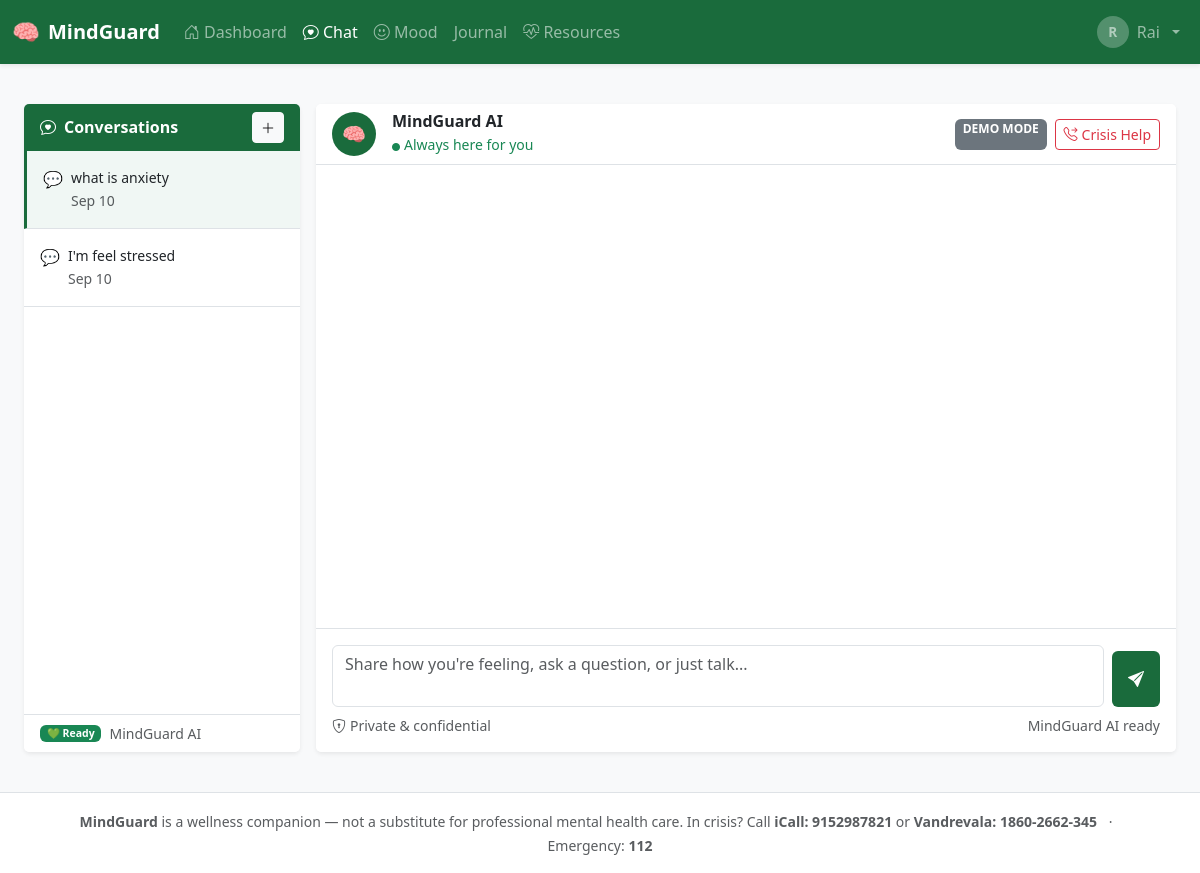
The app's page /chat/ (signed in) with its own data.
### models.py (models this page shows, shortened)
class User(UserMixin, db.Model):
    __tablename__ = "users"
    id = db.Column(db.Integer, primary_key=True)
    username = db.Column(db.String(64), unique=True, nullable=False, index=True)
    email = db.Column(db.String(120), unique=True, nullable=False, index=True)
    password_hash = db.Column(db.String(256), nullable=False)
    display_name = db.Column(db.String(100), default="")
    age_group = db.Column(db.String(20), default="")       # e.g. "18-25"
    preferred_language = db.Column(db.String(10), default="en")
    bio = db.Column(db.Text, default="")
    avatar_color = db.Column(db.String(10), default="#6c757d")
    consent_given = db.Column(db.Boolean, default=False)
    data_retention_days = db.Column(db.Integer, default=90)
    share_anonymous_data = db.Column(db.Boolean, default=False)
    created_at = db.Column(db.DateTime, default=datetime.utcnow)
    last_login = db.Column(db.DateTime, nullable=True)
    is_active = db.Column(db.Boolean, default=True)
    chat_sessions = db.relationship("ChatSession", back_populates="user", lazy="dynamic", cascade="all, delete-orphan")
    mood_entries = db.relationship("MoodEntry", back_populates="user", lazy="dynamic", cascade="all, delete-orphan")
    journal_entries = db.relationship("JournalEntry", back_populates="user", lazy="dynamic", cascade="all, delete-orphan")
    wellness_goals = db.relationship("WellnessGoal", back_populates="user", lazy="dynamic", cascade="all, delete-orphan")

class ChatSession(db.Model):
    __tablename__ = "chat_sessions"
    id = db.Column(db.Integer, primary_key=True)
    user_id = db.Column(db.Integer, db.ForeignKey("users.id"), nullable=False)
    title = db.Column(db.String(120), default="New Conversation")
    created_at = db.Column(db.DateTime, default=datetime.utcnow)
    updated_at = db.Column(db.DateTime, default=datetime.utcnow, onupdate=datetime.utcnow)
    is_active = db.Column(db.Boolean, default=True)
    user = db.relationship("User", back_populates="chat_sessions")
    messages = db.relationship("ChatMessage", back_populates="session", lazy="dynamic",
                                cascade="all, delete-orphan", order_by="ChatMessage.timestamp")

### routes/chat.py (the view)
@chat_bp.route("/")
@login_required
def index():
    sessions = (
        ChatSession.query
        .filter_by(user_id=current_user.id, is_active=True)
        .order_by(ChatSession.updated_at.desc())
        .limit(20)
        .all()
    )
    return render_template("chat/index.html", sessions=sessions)

### templates/chat/index.html (shortened to what this page needs)
{% extends "base.html" %}
{% block content %}
<div class="container-fluid py-2" style="height: calc(100vh - 120px);">
    <div class="row h-100 g-3">
        <div class="col-md-3 d-none d-md-flex flex-column" style="max-height: 100%;">
            <div class="card border-0 shadow-sm h-100 d-flex flex-column">
                <div class="card-header bg-mindguard text-white border-0 d-flex justify-content-between align-items-center">
                    <h6 class="mb-0 fw-bold"><i class="bi bi-chat-heart me-2"></i>Conversations</h6>
                    <button class="btn btn-sm btn-light" id="new-chat-btn" title="New Chat">
                        <i class="bi bi-plus-lg"></i>
                    </button>
                </div>
                <div class="card-body p-0 overflow-auto flex-grow-1">
                    <div id="sessions-list">
                        {% if sessions %}
                        {% for s in sessions %}
                        <div class="session-item p-3 border-bottom cursor-pointer {% if loop.first %}active-session{% endif %}"
                             data-session-id="{{ s.id }}" onclick="loadSession({{ s.id }})">
                            <div class="d-flex align-items-start">
                                <span class="me-2">💬</span>
                                <div class="overflow-hidden">
                                    <div class="text-truncate fw-medium small">{{ s.title }}</div>
                                    <small class="text-muted">{{ s.updated_at.strftime('%b %d') }}</small>
                                </div>
                            </div>
                        </div>
                        {% endfor %}
                        {% else %}
                        <div class="p-3 text-center text-muted small">
                            Click + to start a new conversation
                        </div>
                        {% endif %}
                    </div>
                </div>
                <div class="card-footer bg-white border-top">
                    <div class="small text-muted">
                        <div id="current-agent-info" class="d-flex align-items-center gap-2">
                            <span class="badge bg-success">💚 Ready</span>
                            <span>MindGuard AI</span>
                        </div>
                    </div>
                </div>
            </div>
        </div>
        <div class="col-md-9 d-flex flex-column" style="max-height: 100%;">
            <div class="card border-0 shadow-sm h-100 d-flex flex-column">
                <div class="card-header bg-white border-bottom d-flex align-items-center justify-content-between">
                    <div class="d-flex align-items-center gap-3">
                        <div class="avatar-lg bg-mindguard rounded-circle d-flex align-items-center justify-content-center text-white">
                            🧠
                        </div>
                        <div>
                            <h6 class="mb-0 fw-bold">MindGuard AI</h6>
                            <small class="text-success"><i class="bi bi-circle-fill me-1" style="font-size:0.5rem;"></i>Always here for you</small>
                        </div>
                    </div>
                    <div class="d-flex gap-2">
                        <span id="demo-badge" class="badge bg-secondary d-none">DEMO MODE</span>
                        <button class="btn btn-sm btn-outline-danger" id="crisis-help-btn" onclick="showCrisisBanner()">
                            <i class="bi bi-telephone-forward me-1"></i>Crisis Help
                        </button>
                    </div>
                </div>
                <div class="card-body overflow-auto flex-grow-1 p-3" id="messages-container">
                </div>
                <div class="card-footer bg-white border-top p-3">
                    <div class="d-flex gap-2 align-items-end">
                        <textarea
                            id="user-input"
                            class="form-control"
                            rows="2"
                            placeholder="Share how you're feeling, ask a question, or just talk..."
                            style="resize:none; max-height:120px;"
                            onkeydown="handleKeyDown(event)"
                        ></textarea>
                        <button class="btn btn-mindguard px-3" id="send-btn" onclick="sendMessage()" style="height:56px;">
                            <i class="bi bi-send-fill"></i>
                        </button>
                    </div>
                    <div class="d-flex justify-content-between align-items-center mt-2">
                        <small class="text-muted"><i class="bi bi-shield-lock me-1"></i>Private & confidential</small>
                        <small class="text-muted" id="agent-status-text">MindGuard AI ready</small>
                    </div>
                </div>
            </div>
        </div>
    </div>
</div>
{% endblock %}

### templates/base.html (shortened to what this page needs)
<!DOCTYPE html>
<html lang="en">
<head>
    <link href="https://cdn.jsdelivr.net/npm/bootstrap@5.3.3/dist/css/bootstrap.min.css" rel="stylesheet">
    <link href="https://cdn.jsdelivr.net/npm/bootstrap-icons@1.11.3/font/bootstrap-icons.min.css" rel="stylesheet">
    <link rel="stylesheet" href="{{ url_for('static', filename='css/mindguard.css') }}">
</head>
<body class="bg-light">
<nav class="navbar navbar-expand-lg navbar-dark bg-mindguard shadow-sm sticky-top">
    <div class="container-fluid">
        <a class="navbar-brand fw-bold d-flex align-items-center gap-2" href="{{ url_for('dashboard.index') }}">
            <span class="brand-icon">🧠</span>
            <span>MindGuard</span>
        </a>
        <div class="collapse navbar-collapse" id="navbarMain">
            {% if current_user.is_authenticated %}
            <ul class="navbar-nav me-auto mb-2 mb-lg-0">
                <li class="nav-item">
                    <a class="nav-link {% if request.endpoint == 'dashboard.index' %}active{% endif %}" href="{{ url_for('dashboard.index') }}">
                        <i class="bi bi-house-door"></i> Dashboard
                    </a>
                </li>
                <li class="nav-item">
                    <a class="nav-link {% if 'chat' in request.endpoint %}active{% endif %}" href="{{ url_for('chat.index') }}">
                        <i class="bi bi-chat-heart"></i> Chat
                    </a>
                </li>
                <li class="nav-item">
                    <a class="nav-link {% if 'mood' in request.endpoint %}active{% endif %}" href="{{ url_for('mood.index') }}">
                        <i class="bi bi-emoji-smile"></i> Mood
                    </a>
                </li>
                <li class="nav-item">
                    <a class="nav-link {% if 'journal' in request.endpoint %}active{% endif %}" href="{{ url_for('journal.index') }}">
                         Journal
                    </a>
                </li>
                <li class="nav-item">
                    <a class="nav-link {% if 'resources' in request.endpoint %}active{% endif %}" href="{{ url_for('resources.index') }}">
                        <i class="bi bi-heart-pulse"></i> Resources
                    </a>
                </li>
            </ul>
            <ul class="navbar-nav ms-auto">
                <li class="nav-item dropdown">
                    <a class="nav-link dropdown-toggle d-flex align-items-center gap-2" href="#" data-bs-toggle="dropdown">
                        <span class="avatar-circle">{{ (current_user.display_name or current_user.username)[0].upper() }}</span>
                        {{ current_user.display_name or current_user.username }}
                    </a>
                </li>
            </ul>
            {% endif %}
        </div>
    </div>
</nav>
<main class="container-fluid py-3">
    {% block content %}{% endblock %}
</main>
<footer class="footer mt-auto py-3 bg-white border-top">
    <div class="container text-center">
        <small class="text-muted">
            <strong>MindGuard</strong> is a wellness companion — not a substitute for professional mental health care.
            In crisis? Call <strong>iCall: 9152987821</strong> or <strong>Vandrevala: 1860-2662-345</strong>
            <span class="mx-2">·</span>
            Emergency: <strong>112</strong>
        </small>
    </div>
</footer>
</body>
</html>

### static/css/mindguard.css (style rules this page uses)
:root { --mg-primary: #1a6b3c; --mg-primary-light: #28a745; --mg-soft-bg: #f0f7f4; --mg-soft-border: #b8dfc8; --ms-low: #dc3545; --ms-mid: #ffc107; --ms-high: #28a745; --mg-chat-user: #1a6b3c; --mg-chat-ai: #2c3e50; }
.bg-mindguard { background-color: var(--mg-primary) !important; }
.btn-mindguard { background-color: var(--mg-primary); color: #fff; border: none; transition: background 0.2s; }
.navbar.bg-mindguard { background-color: var(--mg-primary) !important; }
.navbar-brand .brand-icon { font-size: 1.4rem; }
.avatar-circle { width: 32px; height: 32px; background: rgba(255,255,255,0.25); border-radius: 50%; display: inline-flex; align-items: center; justify-content: center; font-weight: bold; font-size: 0.85rem; }
.session-item { cursor: pointer; transition: background 0.15s; }
.session-item.active-session { background: var(--mg-soft-bg); border-left: 3px solid var(--mg-primary); }
.avatar-lg { width: 44px; height: 44px; font-size: 1.2rem; }
.cursor-pointer { cursor: pointer; }
.footer { background: #fff !important; }

### records on screen
User: display_name "R", display_name "Rai"
ChatSession: title "what is anxiety", updated_at "Sep 10"
ChatSession: title "I'm feel stressed", updated_at "Sep 10"
